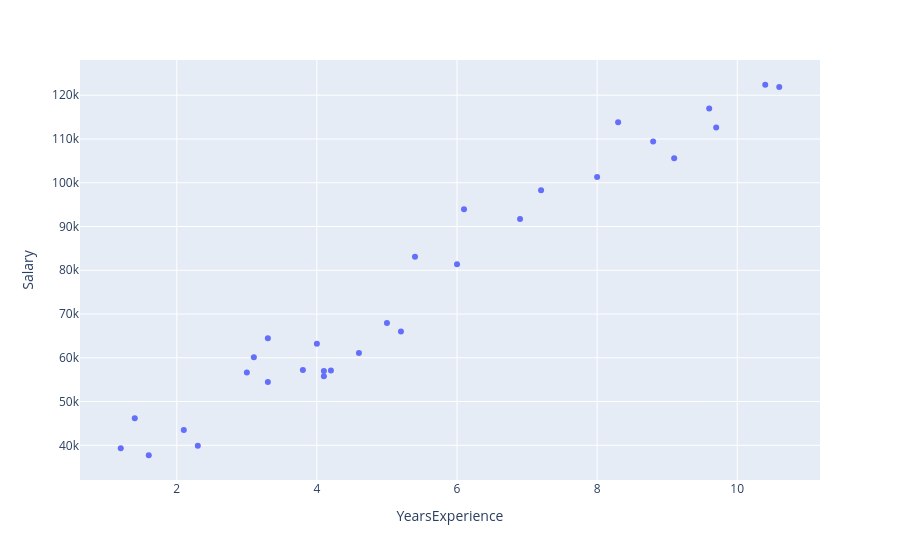

Notebook code cell kept with this figure:
### Code cell
plt.scatter(data_frame=df , x='YearsExperience', y='Salary')

### Figure 1 — Plotly figure (JSON) as saved in the notebook; plotly's stock layout.template omitted (floating-point values rounded to 4 significant figures)
{"data": [{"hovertemplate": "YearsExperience=%{x}<br>Salary=%{y}<extra></extra>", "legendgroup": "", "marker": {"color": "#636efa", "symbol": "circle"}, "mode": "markers", "name": "", "orientation": "v", "showlegend": false, "type": "scatter", "x": [1.2, 1.4, 1.6, 2.1, 2.3, 3, 3.1, 3.3, 3.3, 3.8, 4, 4.1, 4.1, 4.2, 4.6, 5, 5.2, 5.4, 6, 6.1, 6.9, 7.2, 8, 8.3, 8.8, 9.1, 9.6, 9.7, 10.4, 10.6], "xaxis": "x", "y": [39344, 46206, 37732, 43526, 39892, 56643, 60151, 54446, 64446, 57190, 63219, 55795, 56958, 57082, 61112, 67939, 66030, 83089, 81364, 93941, 91739, 98274, 101303, 113813, 109432, 105583, 116970, 112636, 122392, 121873], "yaxis": "y"}], "layout": {"legend": {"tracegroupgap": 0}, "margin": {"t": 60}, "xaxis": {"anchor": "y", "domain": [0, 1], "title": {"text": "YearsExperience"}}, "yaxis": {"anchor": "x", "domain": [0, 1], "title": {"text": "Salary"}}}}
